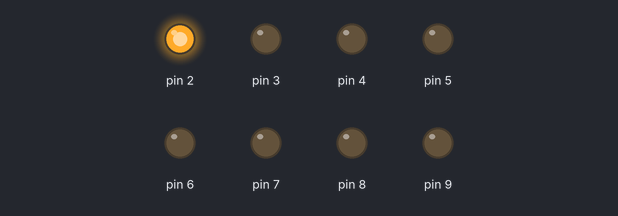
Bench run of a sketch on a simulated Arduino Uno, built with avr-gcc and run on an emulated ATmega328P. Shown: output pins drawn as LEDs (lit = HIGH).

Above: at 0.1 s.
At 0.9 s:
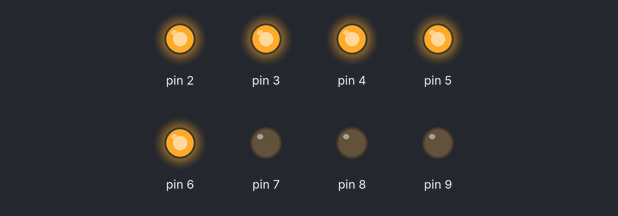
At 1.6 s:
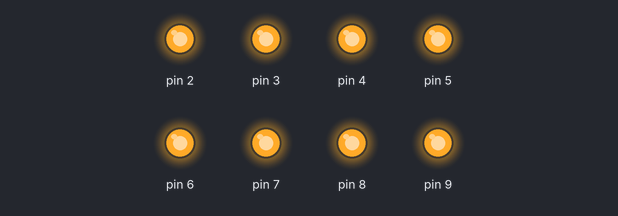
At 2.9 s:
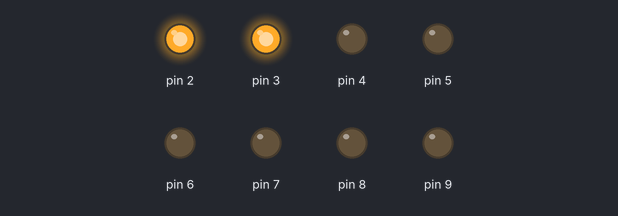
At 4.5 s:
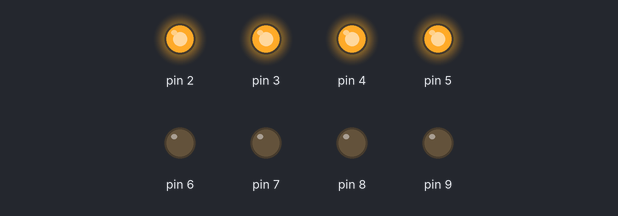
At 7.3 s:
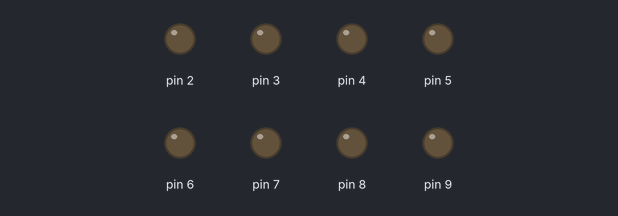
Timing chart, 0 to 8.7 s (numbered marks = the images above):
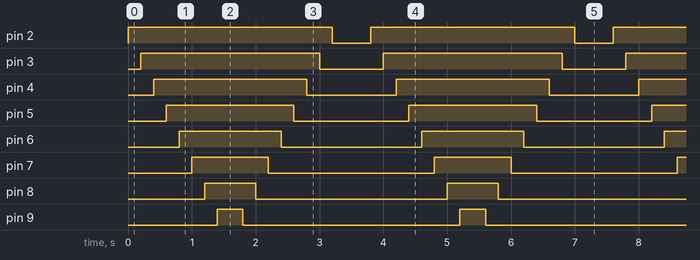

Measured:
- by itself, pin 2: alternates HIGH for 3.2 s and LOW for 0.60 s
- by itself, pin 3: alternates HIGH for 2.8 s and LOW for 1.0 s
- by itself, pin 4: alternates HIGH for 2.4 s and LOW for 1.4 s
- by itself, pin 5: alternates HIGH for 2.0 s and LOW for 1.8 s
- by itself, pin 6: alternates HIGH for 1.6 s and LOW for 2.2 s
- by itself, pin 7: alternates HIGH for 1.2 s and LOW for 2.6 s
- by itself, pin 8: alternates HIGH for 0.80 s and LOW for 3.0 s
- by itself, pin 9: alternates HIGH for 0.40 s and LOW for 3.4 s

The sketch:

LED_Multi_01.ino
```cpp
void setup() {
  // put your setup code here, to run once:
for(int i=2; i<10; i++){
  pinMode(i, OUTPUT);
}


}

void loop() {
  // put your main code here, to run repeatedly:

for(int i =2; i<10; i++){
  digitalWrite(i, HIGH);
  delay(200);
}
delay(200);

for(int i =9; i>0; i--){
  digitalWrite(i, LOW);
    delay(200);
}
delay(200);

}
```
